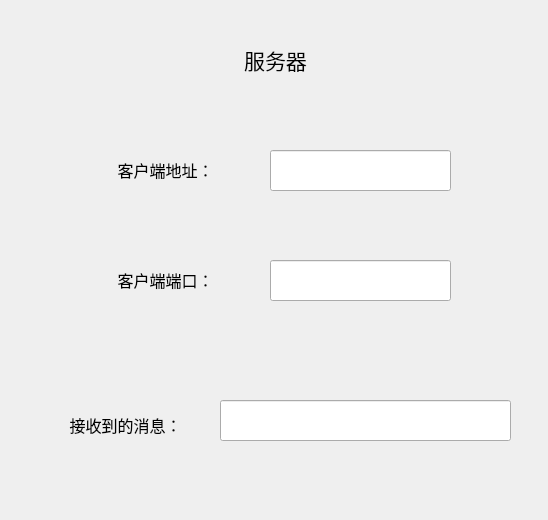
<?xml version="1.0" encoding="UTF-8"?>
<ui version="4.0">
 <class>Widget</class>
 <widget class="QWidget" name="Widget">
  <property name="geometry">
   <rect>
    <x>0</x>
    <y>0</y>
    <width>548</width>
    <height>520</height>
   </rect>
  </property>
  <property name="windowTitle">
   <string>Widget</string>
  </property>
  <widget class="QLabel" name="label">
   <property name="geometry">
    <rect>
     <x>220</x>
     <y>40</y>
     <width>111</width>
     <height>41</height>
    </rect>
   </property>
   <property name="text">
    <string>&lt;html&gt;&lt;head/&gt;&lt;body&gt;&lt;p align=&quot;center&quot;&gt;&lt;span style=&quot; font-size:16pt;&quot;&gt;服务器&lt;/span&gt;&lt;/p&gt;&lt;/body&gt;&lt;/html&gt;</string>
   </property>
  </widget>
  <widget class="QLabel" name="label_2">
   <property name="geometry">
    <rect>
     <x>110</x>
     <y>150</y>
     <width>111</width>
     <height>41</height>
    </rect>
   </property>
   <property name="text">
    <string>&lt;html&gt;&lt;head/&gt;&lt;body&gt;&lt;p align=&quot;center&quot;&gt;&lt;span style=&quot; font-size:12pt;&quot;&gt;客户端地址：&lt;/span&gt;&lt;/p&gt;&lt;/body&gt;&lt;/html&gt;</string>
   </property>
  </widget>
  <widget class="QLabel" name="label_3">
   <property name="geometry">
    <rect>
     <x>110</x>
     <y>260</y>
     <width>111</width>
     <height>41</height>
    </rect>
   </property>
   <property name="text">
    <string>&lt;html&gt;&lt;head/&gt;&lt;body&gt;&lt;p align=&quot;center&quot;&gt;&lt;span style=&quot; font-size:12pt;&quot;&gt;客户端端口：&lt;/span&gt;&lt;/p&gt;&lt;/body&gt;&lt;/html&gt;</string>
   </property>
  </widget>
  <widget class="QLineEdit" name="IPlineEdit">
   <property name="geometry">
    <rect>
     <x>270</x>
     <y>150</y>
     <width>181</width>
     <height>41</height>
    </rect>
   </property>
  </widget>
  <widget class="QLineEdit" name="portLineEdit">
   <property name="geometry">
    <rect>
     <x>270</x>
     <y>260</y>
     <width>181</width>
     <height>41</height>
    </rect>
   </property>
  </widget>
  <widget class="QLineEdit" name="receiveLineEdit">
   <property name="geometry">
    <rect>
     <x>220</x>
     <y>400</y>
     <width>291</width>
     <height>41</height>
    </rect>
   </property>
  </widget>
  <widget class="QLabel" name="label_4">
   <property name="geometry">
    <rect>
     <x>60</x>
     <y>400</y>
     <width>131</width>
     <height>51</height>
    </rect>
   </property>
   <property name="text">
    <string>&lt;html&gt;&lt;head/&gt;&lt;body&gt;&lt;p align=&quot;center&quot;&gt;&lt;span style=&quot; font-size:12pt;&quot;&gt;接收到的消息：&lt;/span&gt;&lt;/p&gt;&lt;/body&gt;&lt;/html&gt;</string>
   </property>
  </widget>
 </widget>
 <resources/>
 <connections/>
</ui>
